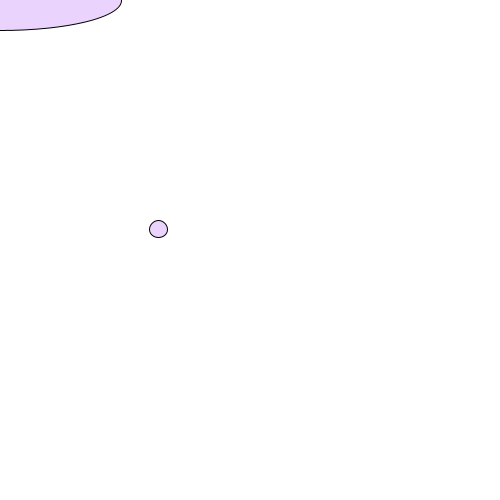
Frame 1 (no input)
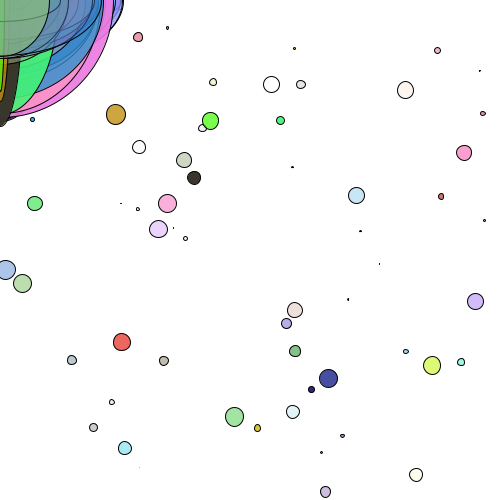
Frame 60 (the mouse pressed at the canvas centre just before this capture)
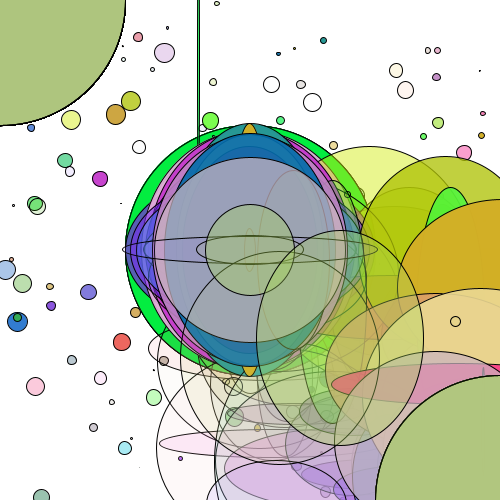
Frame 120 (the mouse held since frame 60 and released just before this capture)

The Processing sketch that drew these frames (run headless with seeded random() and noise(); from frame 60 on, the mouse is pressed at the canvas centre):

// Processing sketch: processing_9238
// ── processing_9238.pde

float r= 200;
float g= 250;
float b= 300;
float a= 300;

float diam = 20;
float x= 100;
float y= 100;

void setup() {
  size(500,500);
  background(255);
  smooth();
  frameRate(15);
}


void draw() {
  r = random(255);
  g = random(255);
  b = random(255);
  a = random(255);
  diam = random(20);
  x = random(width);
  y = random(height);
  
  stroke(0);
  fill(r,g,b,a);
  ellipse(x,y,diam,diam);
  
  stroke(0);
  fill(r,g,b,a);
  ellipse(mouseX, mouseY,b,a);
  
  stroke(0);
  fill(r,g,b,a);
  ellipse(mouseX+pmouseY,mouseY+pmouseX,mouseX,mouseY);
  
  stroke(0);
  fill(r,g,b,a);
  ellipse(mouseX-pmouseY,mouseY-pmouseX,mouseX,mouseY);
  
  
  stroke(0);
  fill(r,g,b,a);
  ellipse(mouseY+pmouseX,mouseX+pmouseY,mouseY,mouseX);
  
  stroke(0);
  fill(r,g,b,a);
  ellipse(mouseY-pmouseX,mouseX-pmouseY,mouseY,mouseX);
  
  
  
  if (!mousePressed) {
    ellipse (mouseX,mouseY,pmouseX,pmouseY);
  } else {
    ellipse (pmouseX+a,pmouseY+b,r,g);
  }
  
  /*
  if (!keyPressed) {
    ellipse (b,a,r,g);
  } else {
    triangle (pmouseX+mouseX,pmouseY+mouseY,r,g,a,b);
  }*/
  
}
